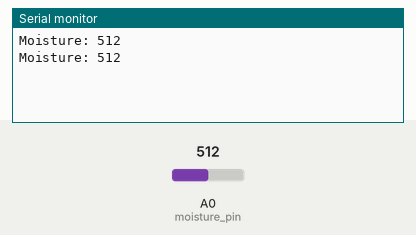
Recording of a sketch running on a simulated Arduino Uno, built with avr-gcc and run on an emulated ATmega328P. Shown: the last lines printed to the serial monitor. The test bench sets the inputs (shaded band); at power-on: A0 (moisture_pin) = 512.

Above: at 1.8 s.
1.9 s: A0 (moisture_pin) set to 716
At 2.8 s:
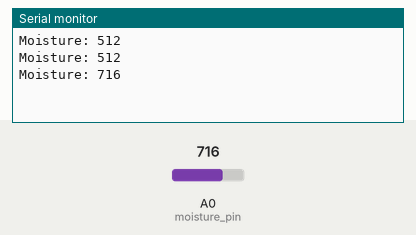
3.4 s: A0 (moisture_pin) set to 900
At 4.8 s:
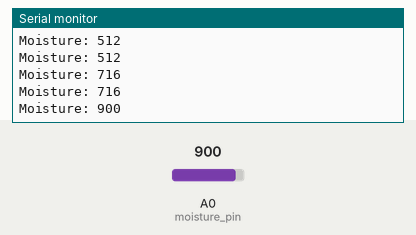
Timing chart, 0 to 6.4 s (numbered marks = the images above; inputs shaded):
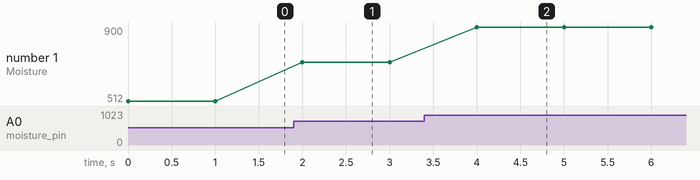

Measured:
- after the input at 1.9 s, the serial monitor: prints a new line after 0.10 s (image 1)
- after the input at 3.4 s, the serial monitor: prints a new line after 0.60 s (image 2)
- plotted number 1: 512 → 716 after the input at 1.9 s, 716 → 900 after the input at 3.4 s

The sketch:

arduino.ino
```cpp
const int moisture_pin = A0;

void setup() {
    pinMode(moisture_pin, INPUT);
    Serial.begin(9600);
}

void loop() {
    int moisture = analogRead(moisture_pin);
    Serial.print("Moisture: ");
    Serial.println(moisture);
    delay(1000);

}
//code made by Paul van der Lei
```
